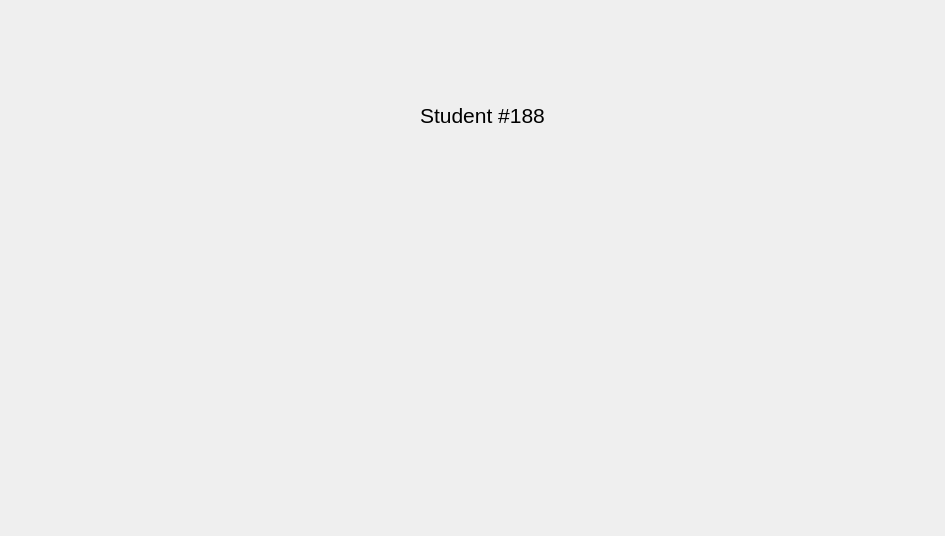
<?xml version="1.0" encoding="UTF-8"?>
<ui version="4.0">
 <class>Widget</class>
 <widget class="QWidget" name="Widget">
  <property name="geometry">
   <rect>
    <x>0</x>
    <y>0</y>
    <width>945</width>
    <height>536</height>
   </rect>
  </property>
  <property name="windowTitle">
   <string>Form</string>
  </property>
  <widget class="QLabel" name="label">
   <property name="geometry">
    <rect>
     <x>420</x>
     <y>90</y>
     <width>151</width>
     <height>51</height>
    </rect>
   </property>
   <property name="font">
    <font>
     <family>Arial</family>
     <pointsize>16</pointsize>
    </font>
   </property>
   <property name="text">
    <string>Student #188</string>
   </property>
  </widget>
 </widget>
 <resources/>
 <connections/>
</ui>
